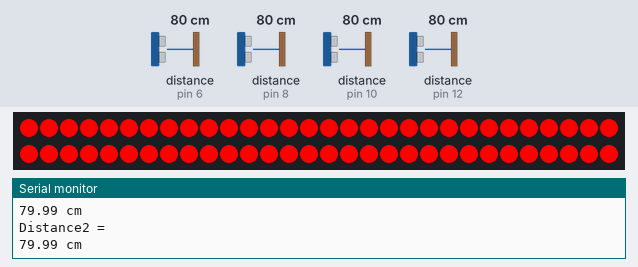
The sketch below on a simulated Arduino Uno, built with avr-gcc and run on an emulated ATmega328P. Parts: 60 RGB LEDs in strip order, left to right, continuing on the next row, the last lines printed to the serial monitor. Inputs (shaded band) come from the test bench; at power-on: distance to the obstacle (sensors on pin 6, pin 8, pin 10, pin 12) 80 cm. The echo pulse lasts 58.3 µs per cm.

Above: at 2.0 s.
2.1 s: distance to the obstacle (sensor on pin 6) set to 2 cm
6.6 s: distance to the obstacle (sensor on pin 8) set to 2 cm
At 8.57 s:
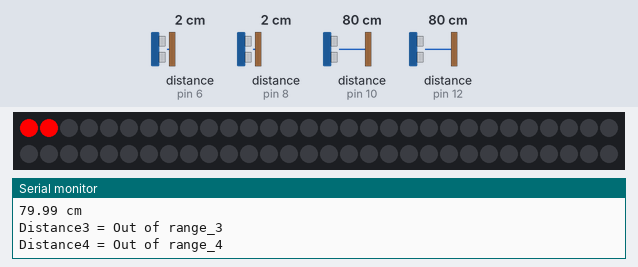
9.3 s: distance to the obstacle (sensor on pin 10) set to 4 cm
11.1 s: distance to the obstacle (sensor on pin 10) set to 2 cm
At 13.63 s:
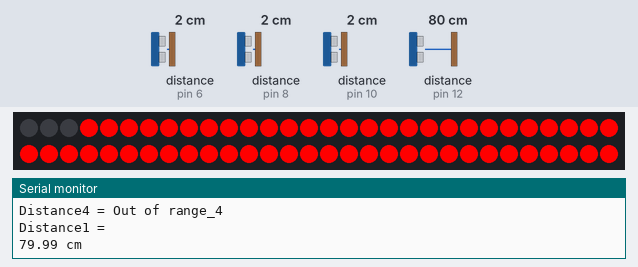
15.6 s: distance to the obstacle (sensor on pin 12) set to 2 cm
17.3 s: distance to the obstacle (sensor on pin 12) set to 4 cm
At 18.09 s:
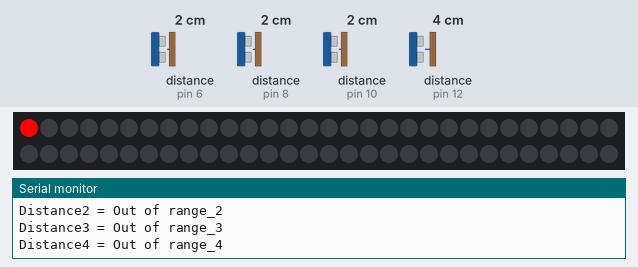
Timing chart, 0 to 20.3 s (numbered marks = the images above; inputs shaded):
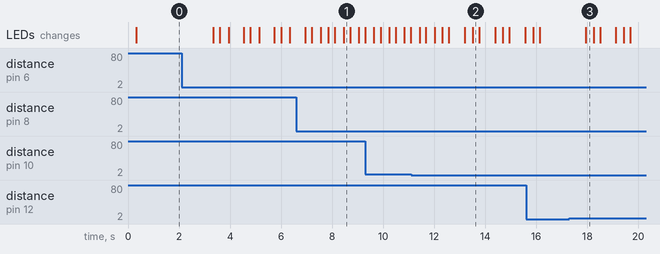

The sketch:

Beacon_BB_V2.ino
```cpp
/* Version 2 Features:
 *  Omni-Directional Ultrasonic sensors
 *  Beacon works WITHOUT reciever
 *  ultrasonic sensors (14 ft range)
 *  If ultrasonic sensor is triggered then LED's turn on
 */
/*
  HC-SR04 NewPing Duration Demonstration
  HC-SR04-NewPing-Duration.ino
  Demonstrates using Duration function of NewPing Library for HC-SR04 Ultrasonic Range Finder
  Displays results on Serial Monitor
  DroneBot Workshop 2017
  http://dronebotworkshop.com
*/
//ULTRASONIC SENSOR
// This uses Serial Monitor to display Range Finder distance readings

// Include NewPing Library
#include "NewPing.h"

// Hook up HC-SR04 with Trig to Arduino Pin 10, Echo to Arduino pin 13
// Maximum Distance is 400 cm

//ultrasound sensor 1
#define TRIGGER_PIN_1  11
#define ECHO_PIN_1     12

//ultrasound sensor 2
#define TRIGGER_PIN_2  9
#define ECHO_PIN_2     10

//ultrasound sensor 3
#define TRIGGER_PIN_3  7
#define ECHO_PIN_3     8

//ultrasound sensor 4
#define TRIGGER_PIN_4  5
#define ECHO_PIN_4     6

#define MAX_DISTANCE 400

NewPing sonar1(TRIGGER_PIN_1, ECHO_PIN_1, MAX_DISTANCE);
NewPing sonar2(TRIGGER_PIN_2, ECHO_PIN_2, MAX_DISTANCE);
NewPing sonar3(TRIGGER_PIN_3, ECHO_PIN_3, MAX_DISTANCE);
NewPing sonar4(TRIGGER_PIN_4, ECHO_PIN_4, MAX_DISTANCE);

float duration1, duration2, duration3, duration4, distance1, distance2, distance3, distance4;
#define PIN 13 //LED Strip PIN
#define NUM_LEDS 60
#include <Adafruit_NeoPixel.h>
Adafruit_NeoPixel strip = Adafruit_NeoPixel(NUM_LEDS, PIN, NEO_GRB + NEO_KHZ800);

void setup() {
  Serial.begin (9600);
  strip.begin();
  strip.show();

}

void loop() {

  duration1 = sonar1.ping();
  duration2 = sonar2.ping();
  duration3 = sonar3.ping();
  duration4 = sonar4.ping();


  // Determine distance from duration
  // Use 343 metres per second as speed of sound

  distance1 = (duration1 / 2) * 0.0343;
  distance2 = (duration2 /2) * 0.0343;
  distance3 = (duration3 / 2) * 0.0343;
  distance4 = (duration4 /2) * 0.0343;

  // Send results to Serial Monitor=
  //Serial.print("Distance 1 = ");
  //Serial.print("Distance2 = ");

//Out of range turn off the LED Strip
  if (distance1 >= 400 || distance1 <= 2 ) {
    chase(strip.Color(0,0,0)); //LED OFF
    strip.show();
    Serial.println("Distance1 = Out of range_1\n");
  }
  else {
    chase(strip.Color(255,0,0)); //Turn on LEDS
    //chase(strip.Color(0,0,255));
    Serial.println("Distance1 = ");
    Serial.print(distance1);
    Serial.println(" cm");
    delay(5);
  }
  if(distance2 >= 400 || distance2 <= 2){
    chase(strip.Color(0,0,0)); //LED OFF
    strip.show();
    Serial.println("Distance2 = Out of range_2\n");
  }
  else {
    chase(strip.Color(255,0,0)); //Turn on LEDS
    //chase(strip.Color(0,0,255));
    Serial.println("Distance2 = ");
    Serial.print(distance2);
    Serial.println(" cm");
    delay(5);
  }
  if(distance3 >= 400 || distance3 <= 2){
    chase(strip.Color(0,0,0)); //LED OFF
    strip.show();
   Serial.println("Distance3 = Out of range_3\n");
  }
  else {
    chase(strip.Color(255,0,0)); //Turn on LEDS
    //chase(strip.Color(0,0,255));
    Serial.println("Distance3 = ");
    Serial.print(distance3);
    Serial.println(" cm");
    delay(5);
  }
  if(distance4 >= 400 || distance4 <= 2){
    chase(strip.Color(0,0,0)); //LED OFF
    strip.show();
    Serial.println("Distance4 = Out of range_4\n");
  }
  else {
    chase(strip.Color(255,0,0)); //Turn on LEDS
    //chase(strip.Color(0,0,255));
    Serial.println("Distance4 = ");
    Serial.print(distance4);
    Serial.println(" cm");
    delay(5);
  }


  delay(5);

}
static void chase(uint32_t c) {
  for(uint16_t i=0; i<strip.numPixels()+4; i++) {
      strip.setPixelColor (i,c); // Draw new pixel
      //strip.setPixelColor(i-4, 0); // Erase pixel a few steps back
      strip.show();
      delay(2);
  }

}
```

Measured:
- after the input at 17.3 s, the LEDs: change after 0.64 s (image 3)
